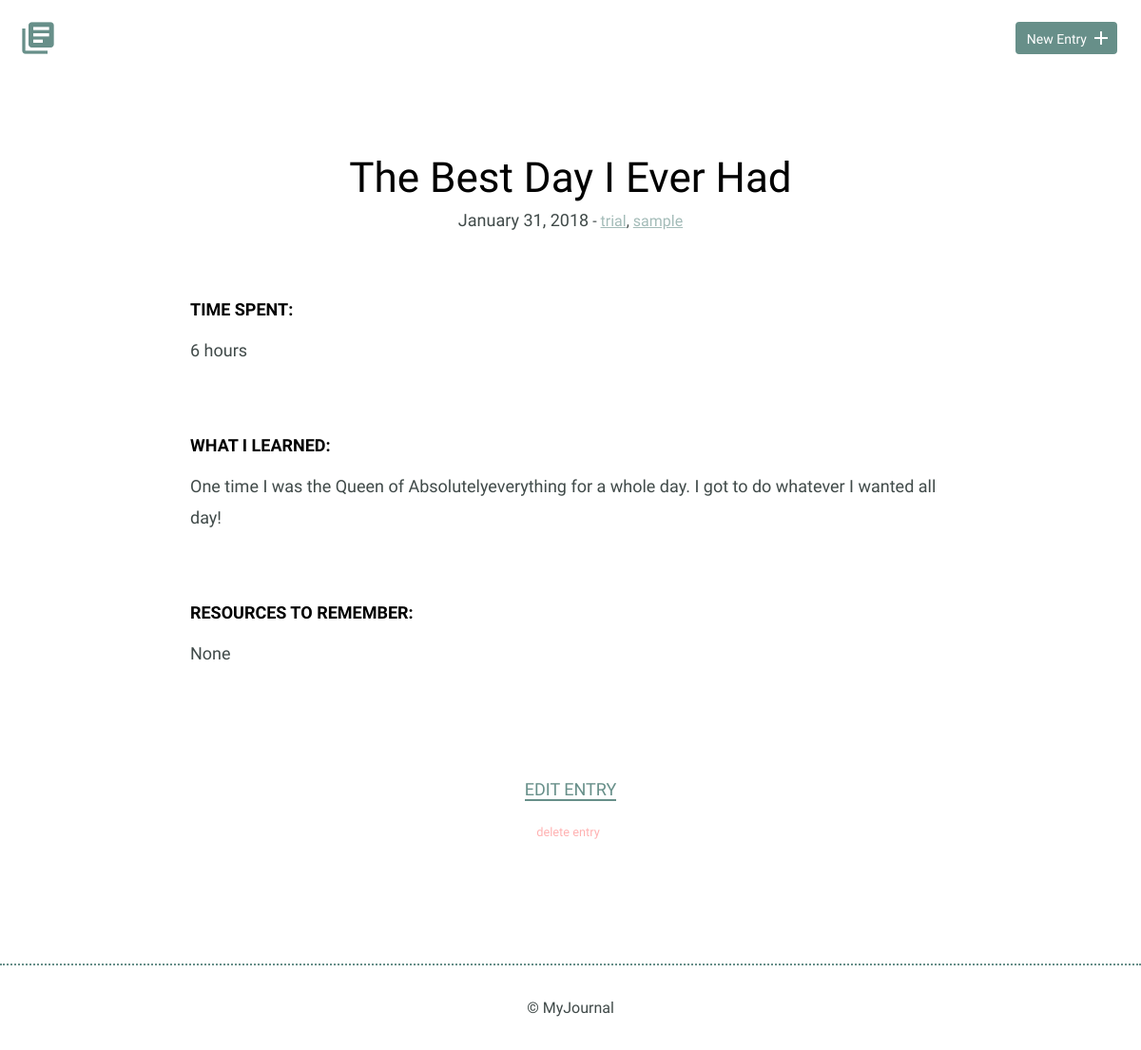
Screenshot of /detail.php?id=1 with the database file from the repository.
### tables this page shows
CREATE TABLE "entries" (
	"id"	INTEGER,
	"title"	TEXT,
	"date"	TEXT,
	"time_spent"	INTEGER,
	"learned"	BLOB,
	"resources"	BLOB,
	"tags"	BLOB,
	PRIMARY KEY("id")
);

### inc/functions.php (called while the page is built, shortened)
<?php
function get_tags($entry){
  $tags = [];
  $raw_tags = $entry['tags'];
  $exploded_tags = explode(',',$raw_tags);
  foreach ($exploded_tags as $exploded_tag){
    $tags[] = trim($exploded_tag);
  }
  return $tags;
}

### detail.php (the view, shortened to what this page needs)
<?php
include('./inc/functions.php');
if (isset($_GET['id'])){
  $id=filter_input(INPUT_GET,'id',FILTER_SANITIZE_NUMBER_INT);
}
try {
  $results = $db->prepare('SELECT * FROM entries WHERE id=?');
  $results->bindParam(1,$id,PDO::PARAM_INT);
  $results->execute();
  $entry = $results->fetch(PDO::FETCH_ASSOC);
} catch (Exception $e){
  echo $e->getMessage();
  die();
}
include('./inc/header.php');
?>
<section>
  <div class="container">
    <div class="entry-list single">
      <article>
        <h1><?= $entry['title']; ?></h1>
        <?php
        $vardate = explode('-',$entry['date']);
        $year = intval($vardate[0]);
        $month = date('F',mktime(0,0,0,intval($vardate[1])));
        $date = intval($vardate[2]);
        ?>
        <time datetime="<?= $entry['date'] ?>"><?= $month; ?> <?= $date ?>, <?= $year; ?></time>
        -
        <span>
          <?php
          $tags = get_tags($entry);
          $tags_output = [];
            foreach($tags as $tag){
              $tags_output[] = "<a href='index.php?tag=$tag'>$tag</a>";
            }
          echo implode(", ",$tags_output);;
          ?>
        </span>
        <div class="entry">
          <h3>Time Spent: </h3>
          <p><?= $entry['time_spent'] ?></p>
        </div>
        <div class="entry">
          <h3>What I Learned:</h3>
          <p><?= $entry['learned'] ?></p>
        </div>
        <div class="entry">
          <h3>Resources to Remember:</h3>
          <p>
          <?php
          if (!empty($entry['resources'])){
            echo $entry['resources'];
          } else {
            echo "None";
          }
          ?>
          </p>
        </div>
      </article>
    </div>
  </div>
  <div class="edit">
    <p><a href="entry.php?id=<?= $id ?>">Edit Entry</a></p>
    <form method="post" onsubmit="return confirm('Do you really want to delete this entry?');">
      <input id="delete-entry" type="submit" value="delete entry" />
    </form>
  </div>
</section>
<?php
include('./inc/footer.php');
?>

### css/site.css (style rules this page uses)
body { font-size: 16px; color: #404a49; font-family: "Cousine", serif; font-weight: 400; }
.container { margin: 0 auto; padding: 0 25px; }
h1, h2, h3 { margin: 0; font-weight: 400; line-height: 1em; color: #000; }
h1 { font-size: 44px; margin-bottom: 12px; text-align: center; }
h3 { font-size: 18px; font-family: "Work Sans", serif; font-weight: 600; text-transform: uppercase; }
p { line-height: 1.8em; font-size: 18px; }
p a { border-bottom: 2px solid #678f89; padding: 0; color: #678f89; text-decoration: none; }
.entry-list, .edit-entry, .new-entry { max-width: 800px; margin: 0 auto; padding: 70px 0 150px 0; }
.entry-list { display: flex; flex-direction: column; }
.entry-list article { margin-bottom: 70px; text-align: center; }
.entry-list article:last-child { margin-bottom: 0; }
.entry-list article span a { color: #678f89; opacity: 0.6; }
.entry-list.single { padding-bottom: 70px; }
.entry-list.single time { font-size: 18px; }
.entry { max-width: 800px; margin: 75px auto 0 auto; text-align: left; }
.entry p { margin-bottom: 40px; }
.edit { padding-bottom: 80px; text-align: center; margin: 0 auto; font-size: 18px; }
.edit p { margin: 0; }
.edit p a { font-weight: 400; text-transform: uppercase; }
.edit form #delete-entry { background: none; border: 0; margin-top: 20px; font-size: 0.8rem; color: red; opacity: 0.3; }
form { margin-bottom: 50px; }
input[type=submit] { margin-right: 5px; }

### rows the page displays
entries: title "The Best Day I Ever Had", date "January", date "31", date "2018", time_spent "6 hours", learned "One time I was the Queen of Absolutelyeverything for a whole day. I got to do whatever I wanted all day!"

### other values shown
$tag "trial sample"
implode(", ",$tags_output) ","
